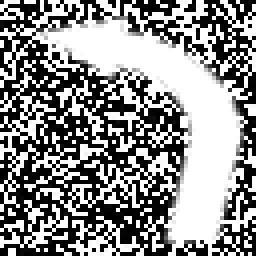
#> input picture Vision/TrainingData/Left/Left_172.png, 64 x 64 px, found by its file name (shown 4 times larger); its folder holds only this picture in this run
$ python generate_arrow_dataset.py
#> lines starting #> are read from the running program, lines starting #| are printed output that depends on the picture
import cv2
import numpy as np
import os
import random
import Utils.config as config

def augment_image(image):
    """
    Applies random augmentations to an image to simulate real-world conditions.
    The CNN ALWAYS expects a WHITE arrow on a BLACK background because
    that is what the OpenCV HSV mask produces.
    """
    h, w = image.shape
    bg_color = 0 # Black background (standard for masks)

    # 1. Random Rotation (-15 to 15 degrees)
    angle = random.uniform(-15, 15)
    M = cv2.getRotationMatrix2D((w//2, h//2), angle, 1.0)
    image = cv2.warpAffine(image, M, (w, h), borderMode=cv2.BORDER_CONSTANT, borderValue=bg_color)

    # 2. Random Scaling (0.8 to 1.2)
    scale = random.uniform(0.8, 1.2)
    new_w, new_h = int(w * scale), int(h * scale)
    image = cv2.resize(image, (new_w, new_h))

    # Pad or crop to return to 64x64
    if scale > 1.0:
        # Crop
        start_x = (new_w - w) // 2
        start_y = (new_h - h) // 2
        image = image[start_y:start_y+h, start_x:start_x+w]
    else:
        # Pad
        pad_x = (w - new_w) // 2
        pad_y = (h - new_h) // 2
        image = cv2.copyMakeBorder(image, pad_y, h - new_h - pad_y, pad_x, w - new_w - pad_x,
                                   cv2.BORDER_CONSTANT, value=bg_color)

    # 3. Random Perspective Transform (simulate camera angle)
    pts1 = np.float32([[0,0], [w,0], [0,h], [w,h]])
    offset = 5
    pts2 = np.float32([
        [random.uniform(0, offset), random.uniform(0, offset)],
        [w - random.uniform(0, offset), random.uniform(0, offset)],
        [random.uniform(0, offset), h - random.uniform(0, offset)],
        [w - random.uniform(0, offset), h - random.uniform(0, offset)]
    ])
    M = cv2.getPerspectiveTransform(pts1, pts2)
    image = cv2.warpPerspective(image, M, (w, h), borderMode=cv2.BORDER_CONSTANT, borderValue=bg_color)

    # 4. Add Noise (Gaussian)
    noise = np.random.normal(0, 5, image.shape).astype(np.uint8)
    image = cv2.add(image, noise)

    # 5. Random Blur
    if random.random() > 0.5:
        k_size = random.choice([3, 5])
        image = cv2.GaussianBlur(image, (k_size, k_size), 0)

    return image

def generate_none_image(h=64, w=64):
    """Generates a random non-arrow image (noise, blank, or random shape)"""
    bg_color = 0
    image = np.full((h, w), bg_color, dtype=np.uint8)

    choice = random.randint(0, 3)
    if choice == 0:
        # Return mostly blank image
        pass
    elif choice == 1:
        # Add random noise
        noise = np.random.normal(0, 50, (h, w)).astype(np.uint8)
        image = cv2.add(image, noise)
    elif choice == 2:
        # Draw a random white line (simulating track lines)
        pt1 = (random.randint(0, w), random.randint(0, h))
        pt2 = (random.randint(0, w), random.randint(0, h))
        thickness = random.randint(2, 10)
        cv2.line(image, pt1, pt2, 255, thickness)
    else:
        # Draw a random white blob/circle (simulating obstacle/noise)
        center = (random.randint(0, w), random.randint(0, h))
        radius = random.randint(5, 20)
        cv2.circle(image, center, radius, 255, -1)

    return augment_image(image)

# Generates an augmented dataset from both base images and captured images.
def generate_dataset(
    samples_per_class=1000
):
#> called with samples_per_class = 2000
    classes = ['Left', 'Right', 'None']

    if not os.path.exists(config.TRAINING_DATA_IMAGES_DIR):
        os.makedirs(config.TRAINING_DATA_IMAGES_DIR)

    for cls in classes:
        print(f"Generating data for class: {cls}")
        class_output_dir = os.path.join(config.TRAINING_DATA_IMAGES_DIR, cls)

        # this makes the output directory for the class if it doesnt already exist
        if not os.path.exists(class_output_dir):
            os.makedirs(class_output_dir)

        # For loading the captured imgaes into
        source_images = []

        # Load Captured Images
        captured_images = os.path.join(config.CAPTURED_IMAGES_DIR, cls)
        if os.path.exists(captured_images):
            # gets all the captured images file names
            file_names = [f for f in os.listdir(captured_images) if f.endswith('.png')]
            print(f"  Found {len(file_names)} captured images for {cls}")
            # loads each image into the source image file
            for filename in file_names:
                img_path = os.path.join(captured_images, filename)
                img = cv2.imread(img_path, cv2.IMREAD_GRAYSCALE)
#> img is the input picture: shape (64, 64); min 0, max 255, mean 141.2
                if img is not None:
                    source_images.append(img)

        if not source_images:
            print(f"Warning: No source images found for {cls}. Skipping.")
            continue

        # Augment all source images to reach samples_per_class roughly
        num_sources = len(source_images)
#> num_sources = 1
        samples_per_source = samples_per_class // num_sources
#> samples_per_source = 2000

        print(f"  Augmenting {num_sources} source images ({samples_per_source} samples each)...")
#> (printed output is left out)
        num_sources = 0
        count = 0
        for src_img in source_images:
            src_img = cv2.resize(src_img, (64, 64))
            num_sources += 1
            source_segment = os.path.join(class_output_dir, f"{cls}_{num_sources}")
            # makes the directory for the segment if it doesnt exist
            if not os.path.exists(source_segment):
                os.makedirs(source_segment)

            print(f"Generating images for: {source_segment}")
            for _ in range(samples_per_source):
                count += 1
                augmented = augment_image(src_img.copy())
                # this makes it so that all images that are created based on one source are segmented based on that source
                cv2.imwrite(os.path.join(source_segment, f"{cls}_{count}.png"), augmented)
#> this loop made 1 pass
#> num_sources on pass 1: 1
#| Generating images for: Vision/ArrowData/TrainingData/Left/Left_1
#> pass 1, in augment_image, `image = cv2.warpAffine(image, M, (w, h), borderMode=cv2.BORDER_CONSTAN..`:
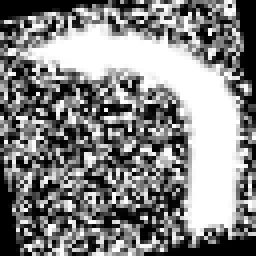
#> image: shape (64, 64) (shown 4 times larger); min 0, max 255, mean 132.7
#> pass 1, in augment_image, `image = cv2.resize(image, (new_w, new_h))`:
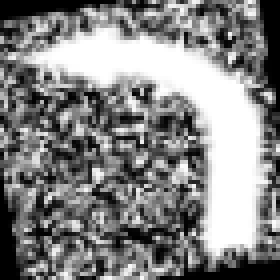
#> image: shape (70, 70) (shown 4 times larger); min 0, max 255, mean 132.6
#> pass 1, in augment_image, `image = image[start_y:start_y+h, start_x:start_x+w]`:
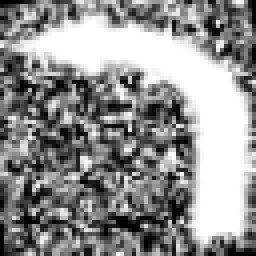
#> image: shape (64, 64) (shown 4 times larger); min 0, max 255, mean 144.9
#> pass 1, in augment_image, `image = cv2.warpPerspective(image, M, (w, h), borderMode=cv2.BORDER_CO..`:
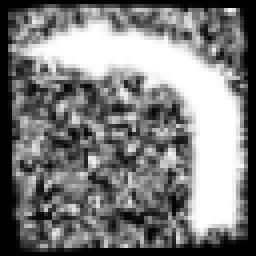
#> image: shape (64, 64) (shown 4 times larger); min 0, max 255, mean 124.5

    print(f"Dataset generation complete. Saved to {config.TRAINING_DATA_IMAGES_DIR}")

if __name__ == "__main__":
    generate_dataset(samples_per_class=2000)
